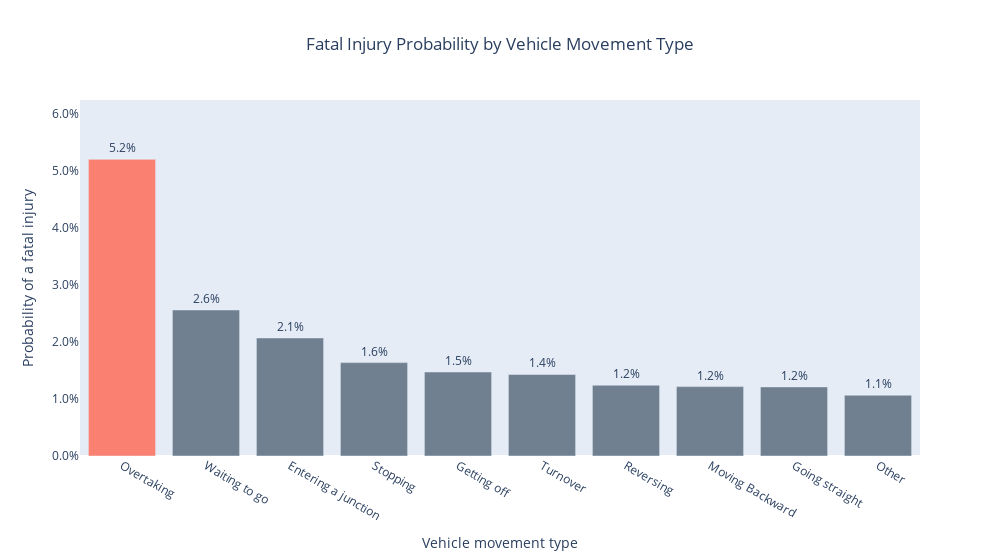

Here is the notebook cell this chart was saved with:
### Markdown cell above
---

### Code cell
val_list = []
for key, value in accidents[(accidents['Accident_severity'] == 'Fatal injury') & (accidents['Vehicle_movement'] != 'Unknown')]['Vehicle_movement'].value_counts().items():
    val_list.append([key, value / accidents['Vehicle_movement'].value_counts().loc[key]])

val_df = pd.DataFrame(val_list, columns=['Vehicle_movement', 'probability']).sort_values(by='probability', ascending=False)

color_main = 'salmon'
color_second = 'slategray'
colors = [color_main if i in [0] else color_second for i in range(10)]
fig = px.bar(val_df, x='Vehicle_movement', y='probability', color=colors, color_discrete_map={color_main: color_main, color_second: color_second},
             labels={'Vehicle_movement': 'Vehicle movement type', 'probability': 'Probability of a fatal injury'},
             title="Fatal Injury Probability by Vehicle Movement Type", width=1000)
fig.update_layout(xaxis=dict(fixedrange=True),
                  yaxis=dict(fixedrange=True, range=[0, max(val_df['probability'])*1.2], tickformat='.1%', showgrid=False), title_x=0.5, showlegend=False)
fig.update_traces(texttemplate='%{y}', textposition='outside')

fig.show()

### Figure 1 — Plotly figure (JSON) as saved in the notebook; plotly's stock layout.template omitted (floating-point values rounded to 4 significant figures)
{"data": [{"alignmentgroup": "True", "hovertemplate": "color=salmon<br>Vehicle movement type=%{x}<br>Probability of a fatal injury=%{y}<extra></extra>", "legendgroup": "salmon", "marker": {"color": "salmon", "pattern": {"shape": ""}}, "name": "salmon", "offsetgroup": "salmon", "orientation": "v", "showlegend": true, "textposition": "outside", "texttemplate": "%{y}", "type": "bar", "x": ["Overtaking"], "xaxis": "x", "y": [0.05208], "yaxis": "y"}, {"alignmentgroup": "True", "hovertemplate": "color=slategray<br>Vehicle movement type=%{x}<br>Probability of a fatal injury=%{y}<extra></extra>", "legendgroup": "slategray", "marker": {"color": "slategray", "pattern": {"shape": ""}}, "name": "slategray", "offsetgroup": "slategray", "orientation": "v", "showlegend": true, "textposition": "outside", "texttemplate": "%{y}", "type": "bar", "x": ["Waiting to go", "Entering a junction", "Stopping", "Getting off", "Turnover", "Reversing", "Moving Backward", "Going straight", "Other"], "xaxis": "x", "y": [0.02564, 0.02073, 0.01639, 0.01475, 0.01431, 0.01243, 0.01218, 0.01214, 0.01067], "yaxis": "y"}], "layout": {"barmode": "relative", "legend": {"title": {"text": "color"}, "tracegroupgap": 0}, "showlegend": false, "title": {"text": "Fatal Injury Probability by Vehicle Movement Type", "x": 0.5}, "width": 1000, "xaxis": {"anchor": "y", "domain": [0, 1], "fixedrange": true, "title": {"text": "Vehicle movement type"}}, "yaxis": {"anchor": "x", "domain": [0, 1], "fixedrange": true, "range": [0, 0.0625], "showgrid": false, "tickformat": ".1%", "title": {"text": "Probability of a fatal injury"}}}}
